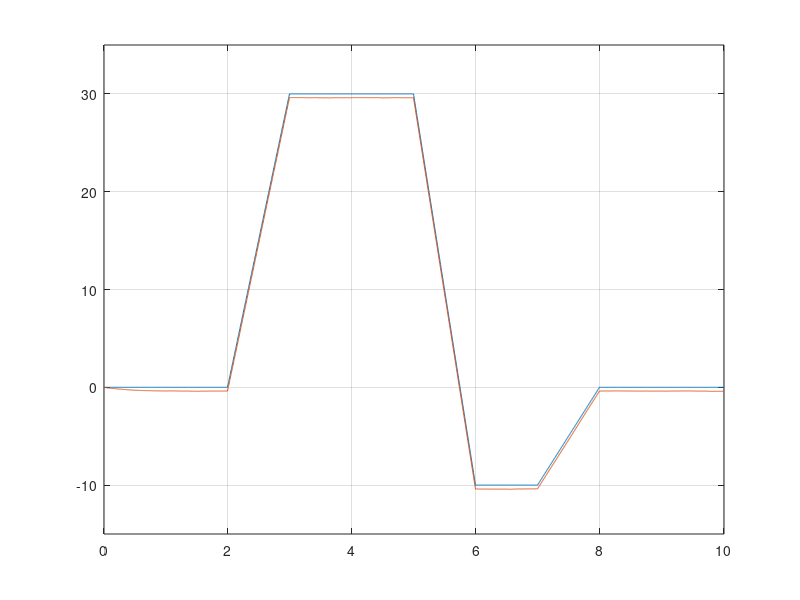

Write MATLAB code to recreate this figure.
%%%%%%%%%%%%%%%%%%%%%%%%%%%%%%%%%%%%%%%%%%%%%%%%%%%%%%%%
% MPU6050 Complementary Filter/Kalman Filter Comparison
%%%%%%%%%%%%%%%%%%%%%%%%%%%%%%%%%%%%%%%%%%%%%%%%%%%%%%%%

clear all
close all

%% Create Gyro and Accel sim parameters
roll_real_k1 = 0.0;
roll_real_k = 0.0;
roll_vel_real = 0.0;
gyro_drift_real = 1;
gyro_cal_bias_real = 0.01;
gyro_sigma_noise = 0.002;
accel_sigma_noise = sqrt(0.03);

accel_meas_k1 = 0.0;
accel_meas_k = 0.0;
gyro_meas_k1 = 0.0;
gyro_meas_k = 0.0;

dt = 0.004;
t = 0:dt:10;
data = zeros(length(t),7);

%% Create complementary filter parameters
angle_roll_k1_hat = 0.0;
angle_roll_k_hat = 0.0;

gain_k1 = 0.99; % gyro gain
gain_k2 = 0.01; % gyro drift correction

xk = zeros(1,2);              % kalman state vector ([roll_hat gyro_drift_hat])
pk = [0.5 0; 0 0.01];          % covariance matrix
K = zeros(1,2);               % kalman gain vector
phi = [1 dt; 0 1];             % state transition matrix
psi = [dt 0];                 % control transition matrix
R = 0.03;                     % measurement noise
Q = [0.002^2 0; 0 0];          % process noise
H = [1 0];

%% Simulation Loop
% gyro movements
for i = 1:length(t)
   
    roll_vel_real = 0.0;
    if ( i>= 500) && (i <750)
        roll_vel_real = 30.0;
    end
    if ( i>= 1250) && (i <1500)
        roll_vel_real = -40.0;
    end
    if ( i>= 1750) && (i <2000)
        roll_vel_real = 10.0;
    end
    
    roll_real_k1 = roll_real_k + roll_vel_real * dt;
    accel_meas_k1 = roll_real_k1 + randn(1) * accel_sigma_noise;
    gyro_read_k1 = roll_vel_real - gyro_drift_real + randn(1) * gyro_sigma_noise + gyro_cal_bias_real;
    gyro_meas_k1 = gyro_read_k1 - gyro_cal_bias_real; % degrees per second
    
    % Complementary filter
    angle_roll_k1_hat = gain_k1 * (angle_roll_k1_hat + gyro_meas_k1 * dt ) + gain_k2 * accel_meas_k1;
    
    % Kalman filter
    
%     uk = gyro_meas_k1;
%     zk = accel_meas_k1;
%     
%     xk1Minus = phi * xk + psi * uk;
%     pk1Minus = phi * pk * phi' + Q;
%     S = H * pk1Minus * H*R;
%     K = pk1Minus * H' + inv(S);
%     xk1 = xk1Minus + K *(zk - H * xk1Minus);
%     pk1 = (eye(2,2) - K * H) * pk1Minus;
    
    
    data(i,:) = [t(i), roll_real_k1, accel_meas_k1, gyro_meas_k1, angle_roll_k1_hat, 0, 0];
    
    roll_real_k = roll_real_k1;
    angle_roll_k_hat = angle_roll_k1_hat;
   
end

plot(t, data(:,2),t, data(:,5));
grid on
axis([0 10 -15 35]);

